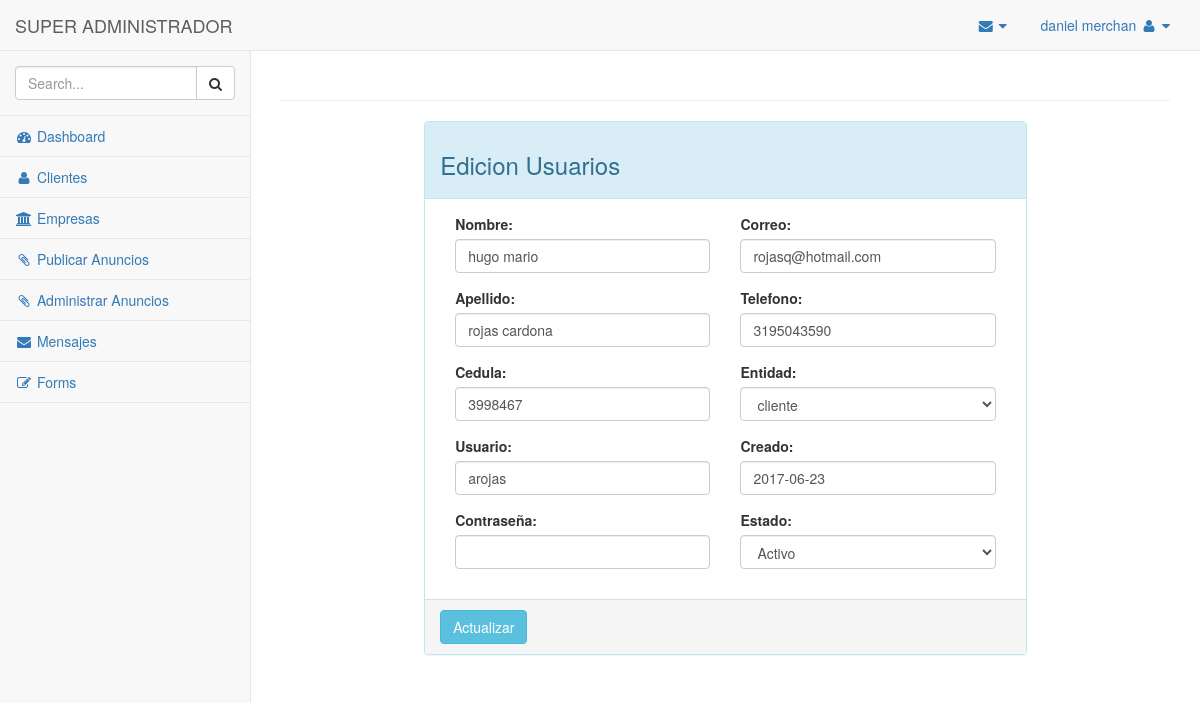
Screenshot of /admin/editClientes.php?view=23 (signed in) with the database file from the repository.
### tables this page shows
CREATE TABLE `user` (
  `user_id` int(11) NOT NULL,
  `user_nombre` varchar(70) NOT NULL,
  `user_apellido` varchar(70) NOT NULL,
  `user_cedula` varchar(15) NOT NULL,
  `user_correo` varchar(100) NOT NULL,
  `user_usuario` varchar(30) NOT NULL,
  `user_telefono` varchar(10) NOT NULL,
  `password` varchar(1200) NOT NULL,
  `user_entidad` set('empresa','cliente','pendiente','') NOT NULL DEFAULT 'pendiente',
  `user_createat` date NOT NULL,
  `user_active` tinyint(1) NOT NULL,
  `user_role` set('ROLE_USER','ROLE_ADMIN','ROLE_SUADMIN','') NOT NULL DEFAULT 'ROLE_USER',
  `user_ip` varchar(20) DEFAULT NULL
);

### admin/editClientes.php (the view, shortened to what this page needs)
<?php
if(!isset($_SESSION["session_username"])) {
    header("location:../");
} else {
?>
<!DOCTYPE html>
<html lang="en">
<head>
    <link href="./vendor/bootstrap/css/bootstrap.min.css" rel="stylesheet">
    <link href="./vendor/metisMenu/metisMenu.min.css" rel="stylesheet">
    <link href="./dist/css/sb-admin-2.css" rel="stylesheet">
    <link href="./vendor/font-awesome/css/font-awesome.min.css" rel="stylesheet" type="text/css">
</head>
<body>
    <div id="wrapper">
        <nav class="navbar navbar-default navbar-static-top" role="navigation" style="margin-bottom: 0">
            <div class="navbar-header">
                <a class="navbar-brand" href="index.html">
                <?php if ($_SESSION['user_suadmin'] == "ROLE_SUADMIN"){
                    echo "SUPER ADMINISTRADOR";
                };?></a>
            </div>
            <ul class="nav navbar-top-links navbar-right">
                <li class="dropdown">
                    <a class="dropdown-toggle" data-toggle="dropdown" href="#">
                        <i class="fa fa-envelope fa-fw"></i> <i class="fa fa-caret-down"></i>
                    </a>
                </li>
                 <li class="dropdown">
                    <a class="dropdown-toggle" data-toggle="dropdown" href="#">
                        <?php echo $_SESSION['session_username'];?> <i class="fa fa-user fa-fw"></i> <i class="fa fa-caret-down"></i>
                    </a>
                </li>
            </ul>
            <div class="navbar-default sidebar" role="navigation">
                <div class="sidebar-nav navbar-collapse">
                    <ul class="nav" id="side-menu">
                        <li class="sidebar-search">
                            <div class="input-group custom-search-form">
                                <input type="text" class="form-control" placeholder="Search...">
                                <span class="input-group-btn">
                                <button class="btn btn-default" type="button">
                                    <i class="fa fa-search"></i>
                                </button>
                            </span>
                            </div>
                        </li>
                        <li>
                            <a href="./"><i class="fa fa-dashboard fa-fw"></i> Dashboard</a>
                        </li>
                        <li>
                            <a href="clientes.php"><i class="fa fa-user fa-fw"></i> Clientes</a>
                        </li>
                        <li>
                            <a href="empresa.php"><i class="fa fa-university fa-fw"></i> Empresas</a>
                        </li>
                        <li>
                            <a href="banner.php"><i class="fa fa-paperclip fa-fw"></i> Publicar Anuncios</a>
                        </li>
                        <li>
                            <a href="adminbanner.php"><i class="fa fa-paperclip fa-fw"></i> Administrar Anuncios</a>
                        </li>
                        <li>
                            <a href="message.php"><i class="fa fa-envelope fa-fw"></i> Mensajes</a>
                        </li>
                        <li>
                            <a href="forms.php"><i class="fa fa-edit fa-fw"></i> Forms</a>
                        </li>
                    </ul>
                </div>
            </div>
        </nav>
        <div id="page-wrapper">
            <div class="row">
                <div class="col-lg-12">
                    <h1 class="page-header"></h1>
                </div>
            </div>
            <div class="row">
            <div class="row">
                <div class="col-lg-2"></div>
                <div class="col-lg-8">
                    <div class="panel panel-info">
                        <div class="panel-heading">
                            <h3>Edicion Usuarios</h3>
                        </div>
                    <form action="../logica/edituser.php" method="post">
                    <?php
                          require '../logica/database.php';
                            $user =$_GET['view'];
                            $sql="SELECT * FROM `user` JOIN banner WHERE user_id = '$user' LIMIT 1 ";
                            $re=mysqli_query($conexion, $sql) or die (mysql_error());
                            while ($row=mysqli_fetch_array($re,MYSQLI_ASSOC)){ ?>
                        <div class="panel-body">
                            <div class="col-md-6">
                            <div class="form-group">
                            <label for="">Nombre: </label>
                            <input type="text" name="nombre" class="form-control" value="<?php echo $row['user_nombre'];?>">
                            </div>
                            <div class="form-group">
                            <label for="">Apellido: </label>
                            <input type="text" name="apellido" class="form-control" value="<?php echo $row['user_apellido'];?>">
                            </div>
                            <div class="form-group">
                            <label for="">Cedula: </label>
                            <input type="text" name="cedula" class="form-control" value="<?php echo $row['user_cedula'];?>">
                            </div>
                            <div class="form-group">
                            <label for="">Usuario: </label>
                            <input type="text" name="usuario" class="form-control" value="<?php echo $row['user_usuario'];?>">
                            </div>
                            <div class="form-group">
                            <label for="">Contraseña: </label>
                            <input type="password" name="password" class="form-control">
                            </div>
                            </div>
                            <div class="col-md-6">
                            <div class="form-group">
                            <label for="">Correo: </label>
                            <input type="text" name="correo" class="form-control" value="<?php echo $row['user_correo'];?>">
                            </div>
                            <div class="form-group">
                            <label for="">Telefono: </label>
                            <input type="text" name="telefono" class="form-control" value="<?php echo $row['user_telefono'];?>">
                            </div>
                            <div class="form-group">
                            <label for="">Entidad: </label>
                            <select name="entidad" class="form-control">
                                <option value="<?php echo $row['user_entidad'];?>"><?php echo $row['user_entidad'];?></option>
                            </select>
                            </div>
                            <div class="form-group">
                            <label for="">Creado: </label>
                            <input type="text" name="creado" class="form-control" value="<?php echo $row['user_createat'];?>">
                            </div>
                            <div class="form-group">
                            <label for="">Estado: </label>
                            <select name="estado" class="form-control">
                                <option value="<?php echo $row['user_active'];?>"><?php if ($row['user_active'] == 1){
                                                 echo '<span class="glyphicon glyphicon-ok text-success"> Activo</span>';
                                                } elseif ($row['user_active'] == 0){
                                                 echo '<span class="glyphicon glyphicon-time text-danger"> Pendiente</span>';
                                                };?></option>
                            </select>
                            </div>
                            </div>
                        </div>
                    <?php } ?>
                        <div class="panel-footer">
                            <button type="submit" class="btn btn-info">Actualizar</button>
                        </div>
                    </form>
                    </div>
                </div>
               <div class="col-lg-2"></div>
                                </div>
                            </div>
                        </div>
                    </div>
</body>
</html>
<?php } ?>

### rows the page displays
user: nombre "hugo mario", apellido "rojas cardona", cedula "3998467", usuario "arojas", correo "rojasq@hotmail.com", telefono "3195043590", entidad "cliente", creado "2017-06-23", estado "Activo"

### other values shown
$_SESSION['session_username'] "daniel merchan"
